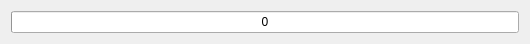
<?xml version="1.0" encoding="UTF-8"?>
<ui version="4.0">
 <class>Dialog</class>
 <widget class="QDialog" name="Dialog">
  <property name="geometry">
   <rect>
    <x>0</x>
    <y>0</y>
    <width>530</width>
    <height>43</height>
   </rect>
  </property>
  <property name="windowTitle">
   <string>CppQSerialPortExample1</string>
  </property>
  <layout class="QVBoxLayout" name="verticalLayout">
   <item>
    <widget class="QProgressBar" name="progressBar">
     <property name="maximum">
      <number>1024</number>
     </property>
     <property name="value">
      <number>0</number>
     </property>
     <property name="format">
      <string>%v</string>
     </property>
    </widget>
   </item>
  </layout>
 </widget>
 <layoutdefault spacing="6" margin="11"/>
 <resources/>
 <connections/>
</ui>
